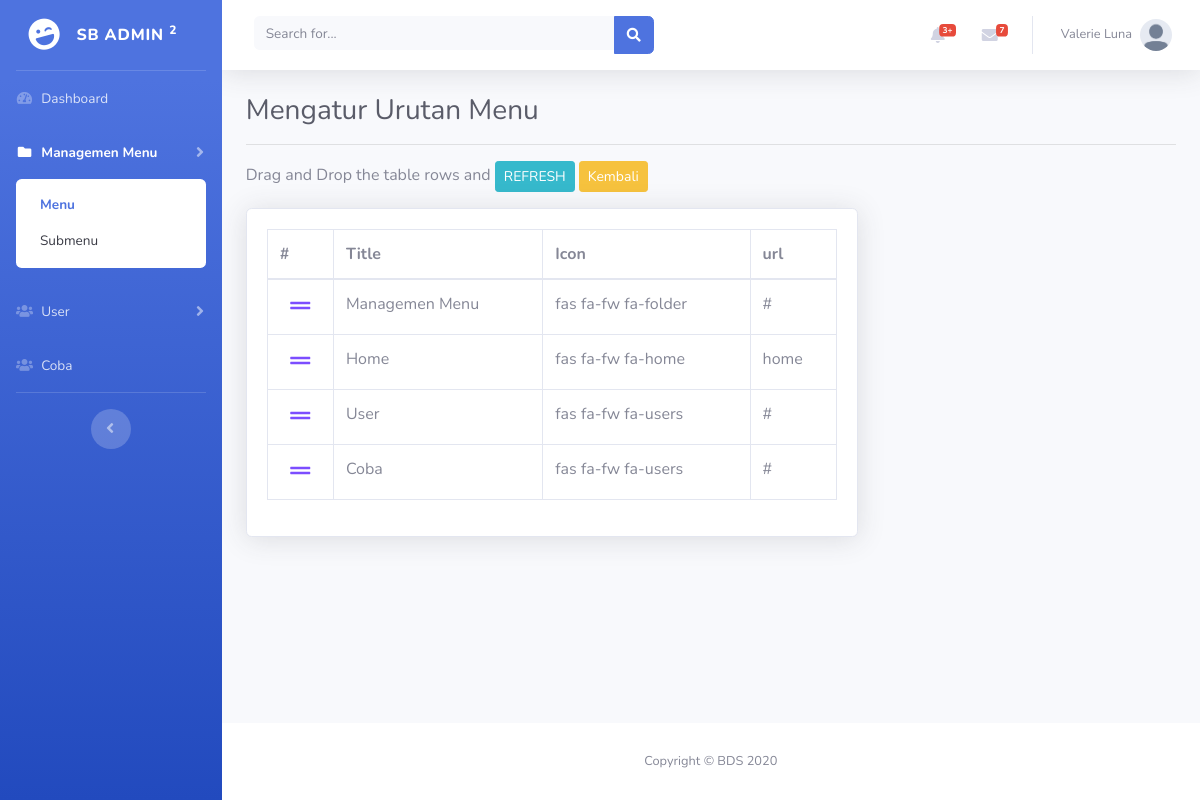
The page /index.php/menu/sortMenu on the database its author committed.
### tables this page shows
CREATE TABLE `menus` (
  `id` int(11) NOT NULL,
  `nama_menu` varchar(50) NOT NULL,
  `icon` varchar(50) NOT NULL,
  `url` varchar(128) DEFAULT NULL,
  `orderby` int(3) NOT NULL,
  `is_active` int(1) NOT NULL
);

CREATE TABLE `submenus` (
  `id` int(11) NOT NULL,
  `menu_id` int(11) NOT NULL,
  `nama_submenu` varchar(50) NOT NULL,
  `icon` varchar(50) NOT NULL,
  `url` varchar(128) NOT NULL,
  `is_active` int(1) NOT NULL
);

### application/controllers/Menu.php (called while the page is built, shortened)
<?php
class Menu extends CI_Controller
{
    public function __construct()
    {
        $this->load->model('Menu_model', 'menu');
    }
    public function sortMenu()
    {
        $data['title'] = "Atur Menu";
        $data['menu'] = $this->menu->getMenu();
        $this->load->view('templates/header', $data);
        $this->load->view('templates/sidebar', $data);
        $this->load->view('templates/topbar', $data);
        $this->load->view('menu/sortMenu', $data);
        $this->load->view('templates/footer');
    }
}

### index.php (called while the page is built, shortened)
<?php
require_once BASEPATH.'core/CodeIgniter.php';

### application/models/Menu_model.php (called while the page is built, shortened)
<?php
class Menu_model extends CI_Model
{
    public function getMenu()
    {
        $this->db->order_by("orderby", "asc");
        $query = $this->db->get('menus');
        return $query->result_array();
    }
}

### application/views/menu/sortMenu.php (the view, shortened to what this page needs)
<div class="container-fluid">
    <h1 class="h3 mb-3 text-gray-800">Mengatur Urutan Menu</h1>
    <hr>
    <span>Drag and Drop the table rows and <button class="btn btn-info btn-sm" onclick="window.location.reload()">REFRESH</button></span>
    <a href="<?= base_url('menu'); ?>" class="btn btn-warning btn-sm">Kembali</a>
    <div class="row mt-3">
        <div class="col-lg-8">
            <div class="card shadow mb-4">
                <div class="card-body">
                    <div class="table-responsive">
                        <table id="" class="table table-bordered">
                            <thead>
                                <tr>
                                    <th>#</th>
                                    <th>Title</th>
                                    <th>Icon</th>
                                    <th>url</th>
                                </tr>
                            </thead>
                            <tbody id="tablecontents">
                                <?php foreach ($menu as $m) : ?>
                                    <tr class="row1" data-id="<?= $m['id'] ?>">
                                        <td>
                                            <div style="color:rgb(124,77,255); text-align:center; font-size: 20px; cursor: pointer;" title="change display order">
                                                <i class="fa fa-fw fa-grip-lines"></i>
                                            </div>
                                        </td>
                                        <td><?= $m['nama_menu'] ?></td>
                                        <td><?= $m['icon'] ?></td>
                                        <td><?= $m['url'] ?></td>
                                    <?php endforeach; ?>
                            </tbody>
                        </table>
                    </div>
                </div>
            </div>
        </div>
    </div>
</div>
</div>

### application/views/templates/sidebar.php
<ul class="navbar-nav bg-gradient-primary sidebar sidebar-dark accordion" id="accordionSidebar">
    <a class="sidebar-brand d-flex align-items-center justify-content-center" href="index.html">
        <div class="sidebar-brand-icon rotate-n-15">
            <i class="fas fa-laugh-wink"></i>
        </div>
        <div class="sidebar-brand-text mx-3">SB Admin <sup>2</sup></div>
    </a>
    <hr class="sidebar-divider my-0">
    <li class="nav-item <?= uri_string() == '' ? 'active' : '' ?>">
        <a class="nav-link " href="<?= base_url('/'); ?>">
            <i class="fas fa-fw fa-tachometer-alt"></i>
            <span>Dashboard</span></a>
    </li>
    <?php
    $queryMenu = "SELECT * FROM menus WHERE is_active = 1 ORDER BY orderby ASC";
    $menu = $this->db->query($queryMenu)->result_array();
    ?>
    <?php foreach ($menu as $m) : ?>
        <?php
        $menuId = $m['id'];
        $querySubmenu = "SELECT * FROM submenus WHERE menu_id = '$menuId' AND is_active = 1 ORDER BY id ASC";
        $subMenu = $this->db->query($querySubmenu)->result_array();
        $subMenunum = $this->db->query($querySubmenu)->num_rows();
        ?>
        <?php if ($subMenunum == 0) : ?>
            <li class="nav-item <?php echo uri_string() == $m['url'] ? 'active' : '' ?>">
                <a class="nav-link" href="<?= base_url($m['url']); ?>">
                    <i class="<?= $m['icon']; ?>"></i>
                    <span><?= $m['nama_menu']; ?></span>
                </a>
            </li>
        <?php else : ?>
            <li class="nav-item <?php foreach ($subMenu as $sm) echo $this->uri->segment(1) == $sm['url'] ? 'active' : '' ?>">
                <a class="nav-link collapsed" href="#" data-toggle="collapse" data-target="#collapse<?= $m['id']; ?>" aria-expanded="true" aria-controls="collapseTwo">
                    <i class="<?= $m['icon']; ?>"></i>
                    <span><?= $m['nama_menu']; ?></span>
                </a>
                <div id="collapse<?= $m['id']; ?>" class="collapse <?php foreach ($subMenu as $sm) echo $this->uri->segment(1) == $sm['url'] ? 'show' : ''; ?>" aria-labelledby="headingTwo" data-parent="#accordionSidebar">
                    <div class="bg-white py-2 collapse-inner rounded">
                        <?php foreach ($subMenu as $sm) : ?>
                            <a class="collapse-item <?php echo $this->uri->segment(1) == $sm['url'] ? 'active' : ''; ?>" href="<?= base_url($sm['url']); ?>"> <?= $sm['nama_submenu']; ?>
                            </a>
                        <?php endforeach; ?>
                    </div>
                </div>
            <?php endif; ?>
            </li>
        <?php endforeach; ?>
        <hr class="sidebar-divider d-none d-md-block">
        <div class="text-center d-none d-md-inline">
            <button class="rounded-circle border-0" id="sidebarToggle"></button>
        </div>
</ul>

### assets/css/style.css (style rules this page uses)
@media (min-width: 768px) { .sidebar { width: 17rem !important; height: 25vh; min-height: 100vh; overflow-y: auto; overflow-x: hidden; position: -webkit-sticky; position: sticky; top: 0; } }
@media (min-width: 768px) { .sidebar .nav-item .nav-link { padding-bottom: 15px; padding-top: 15px; } }

### rows shown on the page
menus: nama_menu "Managemen Menu", icon "fas fa-fw fa-folder", url "#"
submenus: nama_submenu "Menu"
submenus: nama_submenu "Submenu"
menus: nama_menu "User", icon "fas fa-fw fa-users", url "#"
menus: nama_menu "Coba", icon "fas fa-fw fa-users", url "#"
menus: nama_menu "Home", icon "fas fa-fw fa-home", url "home"
